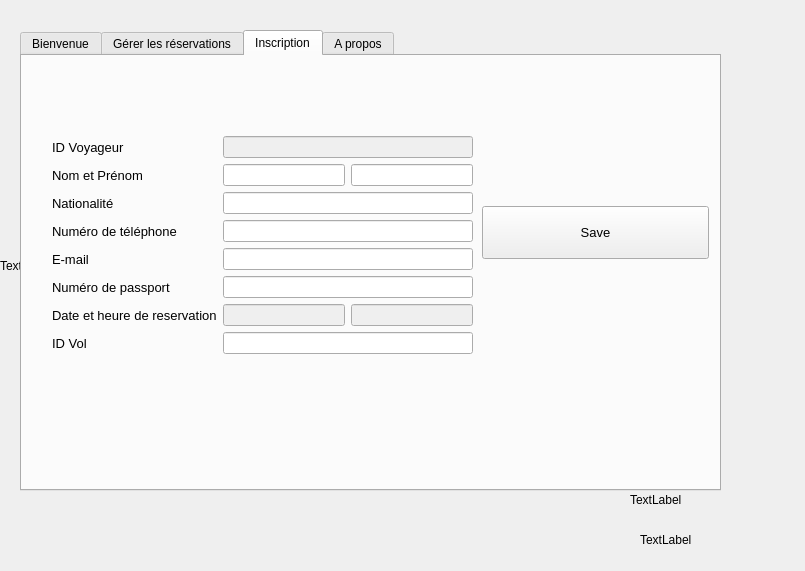
<?xml version="1.0" encoding="UTF-8"?>
<ui version="4.0">
 <class>User_Dialog</class>
 <widget class="QDialog" name="User_Dialog">
  <property name="geometry">
   <rect>
    <x>0</x>
    <y>0</y>
    <width>805</width>
    <height>571</height>
   </rect>
  </property>
  <property name="windowTitle">
   <string>Dialog</string>
  </property>
  <widget class="QTabWidget" name="tabWidget">
   <property name="geometry">
    <rect>
     <x>20</x>
     <y>30</y>
     <width>701</width>
     <height>461</height>
    </rect>
   </property>
   <property name="font">
    <font>
     <family>Segoe UI</family>
     <pointsize>9</pointsize>
    </font>
   </property>
   <property name="autoFillBackground">
    <bool>false</bool>
   </property>
   <property name="tabShape">
    <enum>QTabWidget::Rounded</enum>
   </property>
   <property name="currentIndex">
    <number>2</number>
   </property>
   <property name="iconSize">
    <size>
     <width>20</width>
     <height>20</height>
    </size>
   </property>
   <widget class="QWidget" name="tab">
    <attribute name="title">
     <string>Bienvenue</string>
    </attribute>
    <layout class="QHBoxLayout" name="horizontalLayout_2">
     <item>
      <widget class="QLabel" name="label_bienvenue_admin">
       <property name="text">
        <string/>
       </property>
       <property name="alignment">
        <set>Qt::AlignCenter</set>
       </property>
      </widget>
     </item>
    </layout>
   </widget>
   <widget class="QWidget" name="tab_4">
    <attribute name="title">
     <string>Gérer les réservations</string>
    </attribute>
    <widget class="QLabel" name="label_dbState">
     <property name="geometry">
      <rect>
       <x>560</x>
       <y>410</y>
       <width>121</width>
       <height>20</height>
      </rect>
     </property>
     <property name="palette">
      <palette>
       <active>
        <colorrole role="WindowText">
         <brush brushstyle="SolidPattern">
          <color alpha="255">
           <red>0</red>
           <green>255</green>
           <blue>0</blue>
          </color>
         </brush>
        </colorrole>
       </active>
       <inactive>
        <colorrole role="WindowText">
         <brush brushstyle="SolidPattern">
          <color alpha="255">
           <red>0</red>
           <green>255</green>
           <blue>0</blue>
          </color>
         </brush>
        </colorrole>
       </inactive>
       <disabled>
        <colorrole role="WindowText">
         <brush brushstyle="SolidPattern">
          <color alpha="255">
           <red>120</red>
           <green>120</green>
           <blue>120</blue>
          </color>
         </brush>
        </colorrole>
       </disabled>
      </palette>
     </property>
     <property name="font">
      <font>
       <family>Segoe UI Light</family>
       <pointsize>10</pointsize>
      </font>
     </property>
     <property name="text">
      <string>TextLabel</string>
     </property>
    </widget>
    <widget class="QTableView" name="tableView">
     <property name="geometry">
      <rect>
       <x>10</x>
       <y>200</y>
       <width>671</width>
       <height>171</height>
      </rect>
     </property>
    </widget>
    <widget class="QPushButton" name="Valid">
     <property name="geometry">
      <rect>
       <x>490</x>
       <y>110</y>
       <width>111</width>
       <height>51</height>
      </rect>
     </property>
     <property name="text">
      <string>Valid</string>
     </property>
     <property name="icon">
      <iconset>
       <normaloff>Data/Pictures/load.png</normaloff>Data/Pictures/load.png</iconset>
     </property>
     <property name="iconSize">
      <size>
       <width>45</width>
       <height>45</height>
      </size>
     </property>
    </widget>
    <widget class="QLineEdit" name="aerodep">
     <property name="geometry">
      <rect>
       <x>270</x>
       <y>130</y>
       <width>121</width>
       <height>31</height>
      </rect>
     </property>
    </widget>
    <widget class="QLineEdit" name="aeroarr">
     <property name="geometry">
      <rect>
       <x>80</x>
       <y>130</y>
       <width>121</width>
       <height>31</height>
      </rect>
     </property>
    </widget>
    <widget class="QDateEdit" name="datedepEdit">
     <property name="geometry">
      <rect>
       <x>80</x>
       <y>50</y>
       <width>110</width>
       <height>22</height>
      </rect>
     </property>
    </widget>
    <widget class="QDateEdit" name="datearrEdit">
     <property name="geometry">
      <rect>
       <x>270</x>
       <y>50</y>
       <width>110</width>
       <height>22</height>
      </rect>
     </property>
    </widget>
    <widget class="QLabel" name="label_10">
     <property name="geometry">
      <rect>
       <x>20</x>
       <y>60</y>
       <width>46</width>
       <height>13</height>
      </rect>
     </property>
     <property name="text">
      <string>date dep</string>
     </property>
    </widget>
    <widget class="QLabel" name="label_11">
     <property name="geometry">
      <rect>
       <x>220</x>
       <y>60</y>
       <width>46</width>
       <height>13</height>
      </rect>
     </property>
     <property name="text">
      <string>date arr</string>
     </property>
    </widget>
    <widget class="QLabel" name="label_12">
     <property name="geometry">
      <rect>
       <x>20</x>
       <y>140</y>
       <width>46</width>
       <height>13</height>
      </rect>
     </property>
     <property name="text">
      <string>aeroarr</string>
     </property>
    </widget>
    <widget class="QLabel" name="label_13">
     <property name="geometry">
      <rect>
       <x>220</x>
       <y>140</y>
       <width>46</width>
       <height>13</height>
      </rect>
     </property>
     <property name="text">
      <string>aerodep</string>
     </property>
    </widget>
    <widget class="QPushButton" name="load">
     <property name="geometry">
      <rect>
       <x>10</x>
       <y>380</y>
       <width>111</width>
       <height>51</height>
      </rect>
     </property>
     <property name="text">
      <string>Load all</string>
     </property>
     <property name="icon">
      <iconset>
       <normaloff>Data/Pictures/load.png</normaloff>Data/Pictures/load.png</iconset>
     </property>
     <property name="iconSize">
      <size>
       <width>45</width>
       <height>45</height>
      </size>
     </property>
    </widget>
   </widget>
   <widget class="QWidget" name="tab_2">
    <attribute name="title">
     <string>Inscription</string>
    </attribute>
    <widget class="QWidget" name="layoutWidget">
     <property name="geometry">
      <rect>
       <x>30</x>
       <y>80</y>
       <width>421</width>
       <height>218</height>
      </rect>
     </property>
     <layout class="QHBoxLayout" name="horizontalLayout">
      <item>
       <layout class="QVBoxLayout" name="verticalLayout_2">
        <item>
         <widget class="QLabel" name="label_9">
          <property name="font">
           <font>
            <family>Segoe UI</family>
            <pointsize>10</pointsize>
           </font>
          </property>
          <property name="text">
           <string>ID Voyageur</string>
          </property>
         </widget>
        </item>
        <item>
         <widget class="QLabel" name="label_6">
          <property name="font">
           <font>
            <family>Segoe UI</family>
            <pointsize>10</pointsize>
           </font>
          </property>
          <property name="text">
           <string>Nom et Prénom</string>
          </property>
         </widget>
        </item>
        <item>
         <widget class="QLabel" name="label_3">
          <property name="font">
           <font>
            <family>Segoe UI</family>
            <pointsize>10</pointsize>
           </font>
          </property>
          <property name="text">
           <string>Nationalité</string>
          </property>
         </widget>
        </item>
        <item>
         <widget class="QLabel" name="label_5">
          <property name="font">
           <font>
            <family>Segoe UI</family>
            <pointsize>10</pointsize>
           </font>
          </property>
          <property name="text">
           <string>Numéro de téléphone</string>
          </property>
         </widget>
        </item>
        <item>
         <widget class="QLabel" name="label_7">
          <property name="font">
           <font>
            <family>Segoe UI</family>
            <pointsize>10</pointsize>
           </font>
          </property>
          <property name="text">
           <string>E-mail</string>
          </property>
         </widget>
        </item>
        <item>
         <widget class="QLabel" name="label_8">
          <property name="font">
           <font>
            <family>Segoe UI</family>
            <pointsize>10</pointsize>
           </font>
          </property>
          <property name="text">
           <string>Numéro de passport</string>
          </property>
         </widget>
        </item>
        <item>
         <widget class="QLabel" name="label_4">
          <property name="font">
           <font>
            <family>Segoe UI</family>
            <pointsize>10</pointsize>
           </font>
          </property>
          <property name="text">
           <string>Date et heure de reservation</string>
          </property>
         </widget>
        </item>
        <item>
         <widget class="QLabel" name="label_2">
          <property name="font">
           <font>
            <family>Segoe UI</family>
            <pointsize>10</pointsize>
           </font>
          </property>
          <property name="text">
           <string>ID Vol</string>
          </property>
         </widget>
        </item>
       </layout>
      </item>
      <item>
       <layout class="QVBoxLayout" name="verticalLayout_3">
        <item>
         <widget class="QLineEdit" name="txt_idVoyageur">
          <property name="enabled">
           <bool>false</bool>
          </property>
          <property name="readOnly">
           <bool>true</bool>
          </property>
         </widget>
        </item>
        <item>
         <layout class="QHBoxLayout" name="horizontalLayout_4">
          <item>
           <widget class="QLineEdit" name="txt_nom"/>
          </item>
          <item>
           <widget class="QLineEdit" name="txt_prenom"/>
          </item>
         </layout>
        </item>
        <item>
         <widget class="QLineEdit" name="txt_nationalite"/>
        </item>
        <item>
         <widget class="QLineEdit" name="txt_telephone">
          <property name="text">
           <string/>
          </property>
         </widget>
        </item>
        <item>
         <widget class="QLineEdit" name="txt_mail"/>
        </item>
        <item>
         <widget class="QLineEdit" name="txt_numPassport"/>
        </item>
        <item>
         <layout class="QHBoxLayout" name="horizontalLayout_16">
          <item>
           <widget class="QLineEdit" name="txt_dateReservation">
            <property name="enabled">
             <bool>false</bool>
            </property>
            <property name="autoFillBackground">
             <bool>false</bool>
            </property>
            <property name="readOnly">
             <bool>false</bool>
            </property>
           </widget>
          </item>
          <item>
           <widget class="QLineEdit" name="txt_heureReservation">
            <property name="enabled">
             <bool>false</bool>
            </property>
            <property name="readOnly">
             <bool>false</bool>
            </property>
           </widget>
          </item>
         </layout>
        </item>
        <item>
         <widget class="QLineEdit" name="txt_idVol"/>
        </item>
       </layout>
      </item>
     </layout>
    </widget>
    <widget class="QPushButton" name="save">
     <property name="geometry">
      <rect>
       <x>460</x>
       <y>150</y>
       <width>227</width>
       <height>53</height>
      </rect>
     </property>
     <property name="font">
      <font>
       <family>Segoe UI</family>
       <pointsize>10</pointsize>
      </font>
     </property>
     <property name="text">
      <string>Save</string>
     </property>
     <property name="icon">
      <iconset>
       <normaloff>Data/Pictures/save.png</normaloff>Data/Pictures/save.png</iconset>
     </property>
     <property name="iconSize">
      <size>
       <width>45</width>
       <height>45</height>
      </size>
     </property>
    </widget>
    <zorder>layoutWidget</zorder>
    <zorder>save</zorder>
    <zorder>save</zorder>
   </widget>
   <widget class="QWidget" name="tab_3">
    <attribute name="title">
     <string>A propos</string>
    </attribute>
    <widget class="QLabel" name="label">
     <property name="geometry">
      <rect>
       <x>20</x>
       <y>10</y>
       <width>480</width>
       <height>104</height>
      </rect>
     </property>
     <property name="text">
      <string>Sujet 7 : Application de gestion de réservation du vol
L’objectif est de développer une application graphique permettant de gérer les réservations des vols
au niveau d’une agence de voyage. L’utilisateur de cette application peut :
 Ajouter un vol (numéro vol, date et heure départ, date et heure d’arrivée, Aéroport départ,
aéroport d’arrivée, numéro avion)
 Rechercher et consulter des vols existant par date départ, destination ..., etc.
 Ajouter un voyageur et lui réserver un vol
 Il peut aussi modifier ou annuler un vol.</string>
     </property>
    </widget>
   </widget>
  </widget>
  <widget class="QLabel" name="label_background2">
   <property name="geometry">
    <rect>
     <x>0</x>
     <y>0</y>
     <width>771</width>
     <height>531</height>
    </rect>
   </property>
   <property name="font">
    <font>
     <stylestrategy>PreferAntialias</stylestrategy>
    </font>
   </property>
   <property name="text">
    <string>TextLabel</string>
   </property>
  </widget>
  <widget class="QLabel" name="label_date">
   <property name="geometry">
    <rect>
     <x>640</x>
     <y>530</y>
     <width>121</width>
     <height>20</height>
    </rect>
   </property>
   <property name="text">
    <string>TextLabel</string>
   </property>
  </widget>
  <widget class="QLabel" name="label_time">
   <property name="geometry">
    <rect>
     <x>630</x>
     <y>490</y>
     <width>101</width>
     <height>20</height>
    </rect>
   </property>
   <property name="text">
    <string>TextLabel</string>
   </property>
  </widget>
  <zorder>label_background2</zorder>
  <zorder>tabWidget</zorder>
  <zorder>label_date</zorder>
  <zorder>label_time</zorder>
 </widget>
 <resources/>
 <connections/>
</ui>
